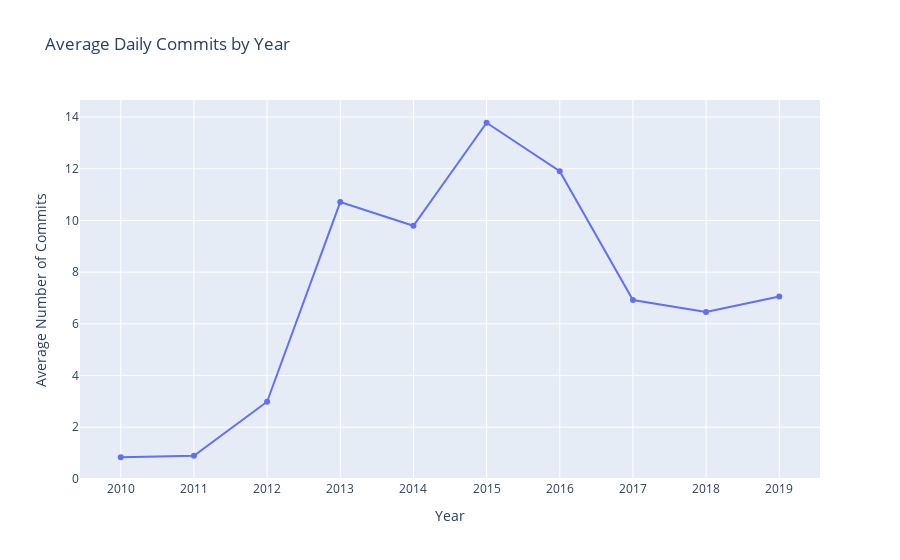

The notebook cell this image was saved under:
### Code cell
fig = go.Figure([go.Scatter(
    x=yearly_commits.index, 
    y=yearly_commits.daily_avg, 
    text=yearly_commits.daily_avg
)])
fig.update_layout(
    title = 'Average Daily Commits by Year', 
    xaxis_title = 'Year', 
    yaxis_title = 'Average Number of Commits',
    xaxis_tickmode = 'linear')
fig.show()

### Figure 1 — Plotly figure (JSON) as saved in the notebook; plotly's stock layout.template omitted (floating-point values rounded to 4 significant figures)
{"data": [{"text": [0.8384, 0.8932, 2.986, 10.71, 9.797, 13.78, 11.9, 6.921, 6.458, 7.058], "type": "scatter", "x": [2010, 2011, 2012, 2013, 2014, 2015, 2016, 2017, 2018, 2019], "y": [0.8384, 0.8932, 2.986, 10.71, 9.797, 13.78, 11.9, 6.921, 6.458, 7.058]}], "layout": {"title": {"text": "Average Daily Commits by Year"}, "xaxis": {"tickmode": "linear", "title": {"text": "Year"}}, "yaxis": {"title": {"text": "Average Number of Commits"}}}}
